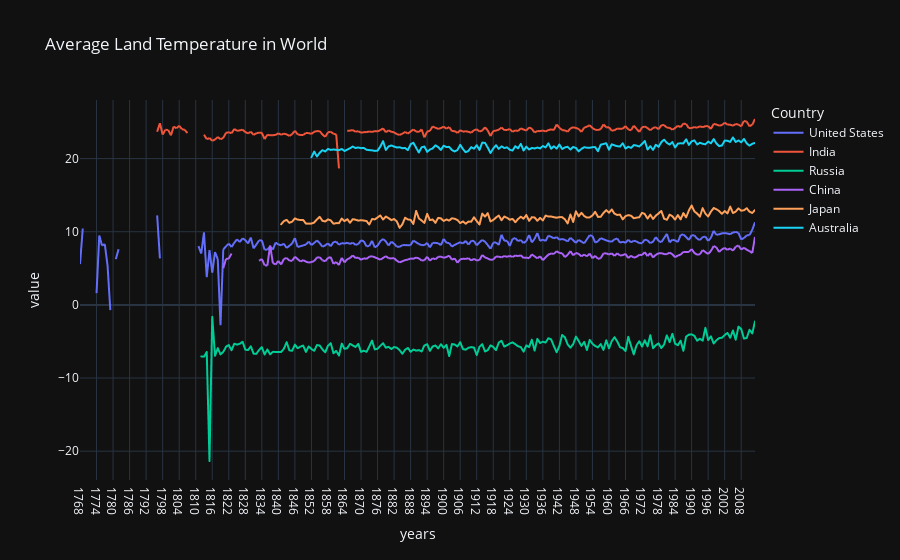

Here is the notebook cell this chart was saved with:
### Code cell
import plotly.express as px
fig = px.line(avg_temp , x = "years", y = ["AverageTemperature"] , \
              color='Country' , title="Average Land Temperature in World" , \
              template="plotly_dark")
fig.show()


## Since each country have different colour of lineplot , so lets mention color='Country'..

### Figure 1 — Plotly figure (JSON) as saved in the notebook; plotly's stock layout.template omitted (floating-point values rounded to 4 significant figures; data arrays with more than 128 entries replaced by an {"elided": "..."} marker saying what was removed)
{"data": [{"hovertemplate": "Country=United States<br>variable=AverageTemperature<br>years=%{x}<br>value=%{y}<extra></extra>", "legendgroup": "United States", "line": {"color": "#636efa", "dash": "solid"}, "marker": {"symbol": "circle"}, "mode": "lines", "name": "United States", "showlegend": true, "type": "scattergl", "x": {"elided": "246 str values"}, "xaxis": "x", "y": {"elided": "246 float values"}, "yaxis": "y"}, {"hovertemplate": "Country=India<br>variable=AverageTemperature<br>years=%{x}<br>value=%{y}<extra></extra>", "legendgroup": "India", "line": {"color": "#EF553B", "dash": "solid"}, "marker": {"symbol": "circle"}, "mode": "lines", "name": "India", "showlegend": true, "type": "scattergl", "x": {"elided": "218 str values"}, "xaxis": "x", "y": {"elided": "218 float values"}, "yaxis": "y"}, {"hovertemplate": "Country=Russia<br>variable=AverageTemperature<br>years=%{x}<br>value=%{y}<extra></extra>", "legendgroup": "Russia", "line": {"color": "#00cc96", "dash": "solid"}, "marker": {"symbol": "circle"}, "mode": "lines", "name": "Russia", "showlegend": true, "type": "scattergl", "x": {"elided": "202 str values"}, "xaxis": "x", "y": {"elided": "202 float values"}, "yaxis": "y"}, {"hovertemplate": "Country=China<br>variable=AverageTemperature<br>years=%{x}<br>value=%{y}<extra></extra>", "legendgroup": "China", "line": {"color": "#ab63fa", "dash": "solid"}, "marker": {"symbol": "circle"}, "mode": "lines", "name": "China", "showlegend": true, "type": "scattergl", "x": {"elided": "194 str values"}, "xaxis": "x", "y": {"elided": "194 float values"}, "yaxis": "y"}, {"hovertemplate": "Country=Japan<br>variable=AverageTemperature<br>years=%{x}<br>value=%{y}<extra></extra>", "legendgroup": "Japan", "line": {"color": "#FFA15A", "dash": "solid"}, "marker": {"symbol": "circle"}, "mode": "lines", "name": "Japan", "showlegend": true, "type": "scattergl", "x": {"elided": "173 str values"}, "xaxis": "x", "y": {"elided": "173 float values"}, "yaxis": "y"}, {"hovertemplate": "Country=Australia<br>variable=AverageTemperature<br>years=%{x}<br>value=%{y}<extra></extra>", "legendgroup": "Australia", "line": {"color": "#19d3f3", "dash": "solid"}, "marker": {"symbol": "circle"}, "mode": "lines", "name": "Australia", "showlegend": true, "type": "scattergl", "x": {"elided": "162 str values"}, "xaxis": "x", "y": {"elided": "162 float values"}, "yaxis": "y"}], "layout": {"legend": {"title": {"text": "Country"}, "tracegroupgap": 0}, "title": {"text": "Average Land Temperature in World"}, "xaxis": {"anchor": "y", "domain": [0, 1], "title": {"text": "years"}}, "yaxis": {"anchor": "x", "domain": [0, 1], "title": {"text": "value"}}}}
